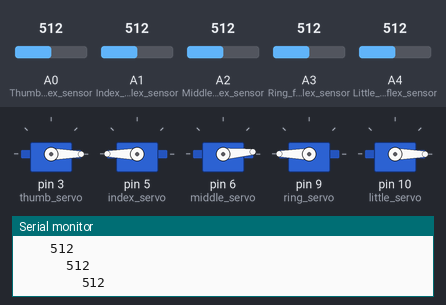
Bench run of a sketch on a simulated Arduino Uno, built with avr-gcc and run on an emulated ATmega328P. On the bench: 5 × servo, the last lines printed to the serial monitor. The test bench sets the inputs (shaded band); at power-on: A1 (Index_finger_flex_sensor) = 512, A2 (Middle_finger_flex_sensor) = 512, A3 (Ring_finger_flex_sensor) = 512, A4 (Little_finger_flex_sensor) = 512, A0 (Thumb_finger_flex_sensor) = 512.

Above: at 1.2 s.
1.3 s: A1 (Index_finger_flex_sensor) set to 640
At 1.8 s:
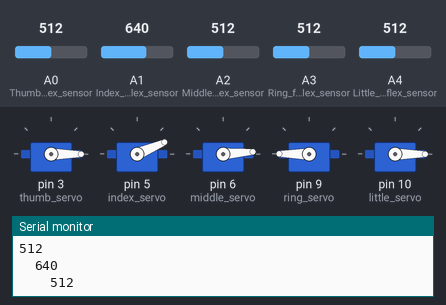
2.8 s: A2 (Middle_finger_flex_sensor) set to 640
At 3.9 s:
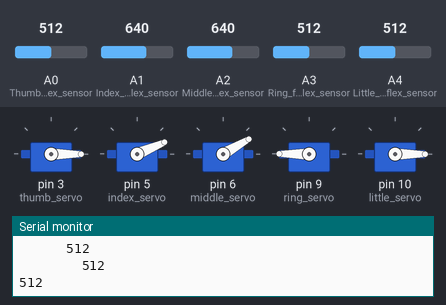
4.3 s: A3 (Ring_finger_flex_sensor) set to 640
At 4.8 s:
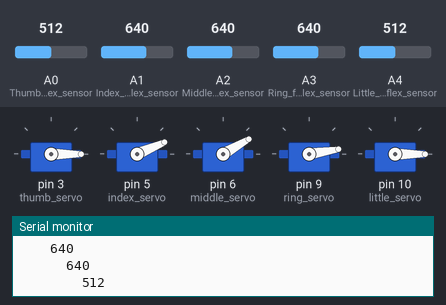
5.8 s: A4 (Little_finger_flex_sensor) set to 640
At 7.0 s:
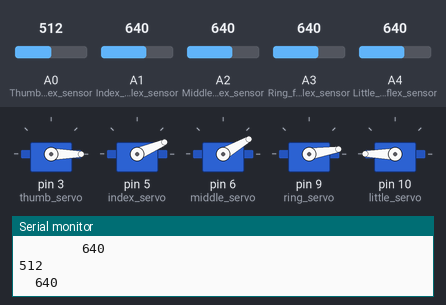
7.3 s: A0 (Thumb_finger_flex_sensor) set to 330
At 7.8 s:
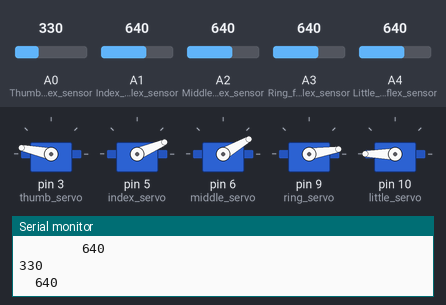
8.8 s: A0 (Thumb_finger_flex_sensor) set to 350
At 9.9 s:
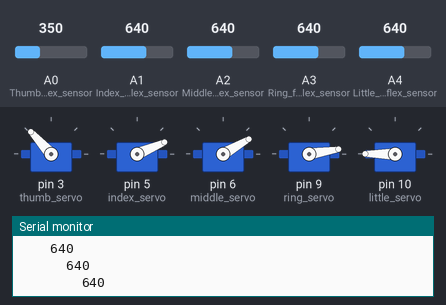
Timing chart, 0 to 11.3 s (numbered marks = the images above; inputs shaded):
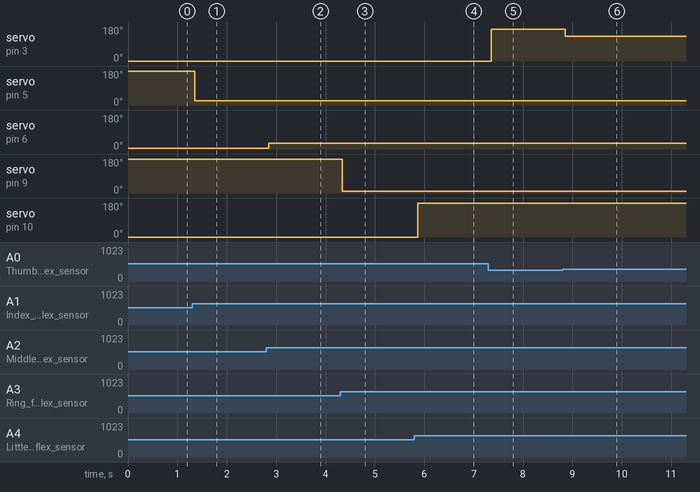

The sketch:

Robotic-hand.ino
```cpp
#include <Servo.h>

  int Test_Flag=0;//change to 1 to
//print sensors values without moving servos

Servo thumb_servo;
Servo index_servo;
Servo middle_servo;
Servo ring_servo;
Servo little_servo;
//----------- Flex sensor ranges ---------
  int min_thumb = 340;
  int max_thumb = 420;
  int min_index = 300;
  int max_index = 365;
  int min_middle = 240;
  int max_middle = 310;
  int min_ring = 260;
  int max_ring = 350;
  int min_little = 580;
  int max_little = 630;

void setup()
{

  Serial.begin(9600);

  //------------- Sensors pins ---------------------
  pinMode(A0,INPUT); //Thumb finger flex sensor
  pinMode(A1,INPUT); //Index finger flex sensor
  pinMode(A2,INPUT); //Middle finger flex sensor
  pinMode(A3,INPUT); //Ring finger flex sensor
  pinMode(A4,INPUT); //Little finger flex sensor

//------------- Servos pins ---------------------
  thumb_servo.attach(3); //thumb finger servo motor
  index_servo.attach(5); //index finger servo motor
  middle_servo.attach(6); //middle finger servo motor
  ring_servo.attach(9); //ring finger servo motor
  little_servo.attach(10); //little finger servo motor

//------------------------------------------------

}

void loop()
{

//------------- Read fingers angles--------------
  int thumb_f = analogRead(A0);
  int index_f = analogRead(A1);
  int middle_f = analogRead(A2);
  int ring_f = analogRead(A3);
  int little_f = analogRead(A4);
  //----------- Print Sensors values-------------
  Serial.println(thumb_f);
  Serial.print("\t");
  Serial.println(index_f);
  Serial.print("\t\t");
  Serial.println(middle_f);
  Serial.print("\t\t\t");
  Serial.println(ring_f);
  Serial.print("\t\t\t\t");
  Serial.println(little_f);

  if (Test_Flag == 1){
  goto theEnd;
  }
//---------------- Map the values to angles--------
  int thumb_angle = map (thumb_f, min_thumb, max_thumb,150, 0);
  int index_angle = map (index_f, min_index, max_index,0, 150);
  int middle_angle = map (middle_f, min_middle, max_middle,0, 150);
  int ring_angle = map (ring_f, min_ring, max_ring,0, 150);
  int little_angle = map (little_f, min_little, max_little,0, 150);//*****
//--------------- Sending angles to servos -----------
  thumb_servo.write(thumb_angle);//****
  index_servo.write(index_angle);
  middle_servo.write(middle_angle);
  ring_servo.write(ring_angle);
  little_servo.write(little_angle);
//
  theEnd:{}
}
```

Measured:
- after the input at 1.3 s, servo on pin 5 (index_servo): 180° → 23° after 0.05 s
- after the input at 2.8 s, servo on pin 6 (middle_servo): 4° → 30° after 0.05 s
- after the input at 4.3 s, servo on pin 9 (ring_servo): 180° → 9° at once
- after the input at 5.8 s, servo on pin 10 (little_servo): 0° → 180° after 0.07 s
- after the input at 7.3 s, servo on pin 3 (thumb_servo): 0° → 168° after 0.06 s
- after the input at 8.8 s, servo on pin 3 (thumb_servo): 168° → 132° after 0.05 s
